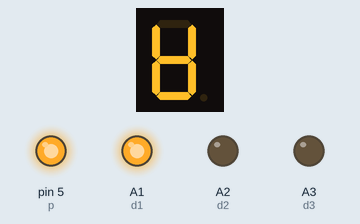
Recording of a sketch running on a simulated Arduino Uno, built with avr-gcc and run on an emulated ATmega328P. Shown: 1-digit seven-segment display, output pins drawn as LEDs (lit = HIGH). Wiring (inferred from the names in the program): 1-digit 7-segment display, segments lit when HIGH: segments pin 12, pin 11, pin 10, pin 9, pin 8, pin 7, pin 6. The segment pins are drawn as the display they are named for; pins used as bus, display or sensor lines are not drawn.

Above: at 0.05 s.
At 0.45 s:
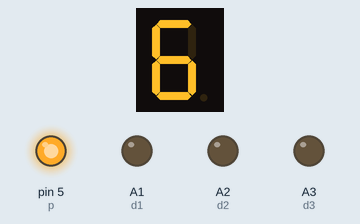
At 0.95 s:
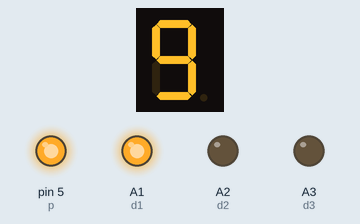
At 1.45 s:
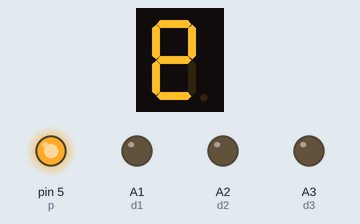
At 1.95 s:
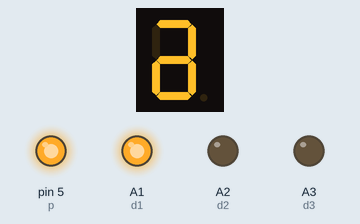
At 2.35 s:
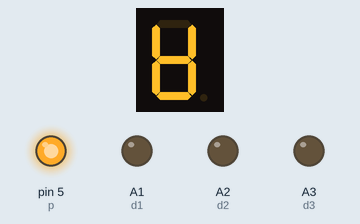
Timing chart, 0 to 40.0 s (numbered marks = the images above):
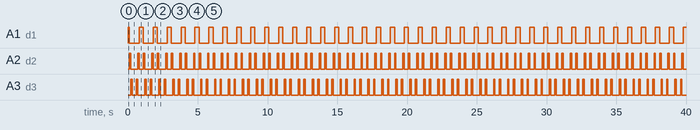

The sketch:

seven_segment_decoder.ino
```cpp
//segments
int a = 12;
int b = 11;
int c = 10;
int d = 9;
int e = 8;
int f = 7;
int g = 6;
int p = 5;
//digits
int d4 = A4;
int d3 = A3;
int d2 = A2;
int d1 = A1;
//other
int del = 100;
int buttoncount = 0;
int loopcount = 0;

void setup()
{
  pinMode(d1, OUTPUT);
  pinMode(d2, OUTPUT);
  pinMode(d3, OUTPUT);
  pinMode(d4, OUTPUT);
  pinMode(a, OUTPUT);
  pinMode(b, OUTPUT);
  pinMode(c, OUTPUT);
  pinMode(d, OUTPUT);
  pinMode(e, OUTPUT);
  pinMode(f, OUTPUT);
  pinMode(g, OUTPUT);
  pinMode(p, OUTPUT);
  digitalWrite(a, HIGH);
  digitalWrite(b, HIGH);
  digitalWrite(c, HIGH);
  digitalWrite(d, HIGH);
  digitalWrite(e, HIGH);
  digitalWrite(f, HIGH);
  digitalWrite(g, HIGH);
  digitalWrite(p, HIGH);
}

void loop()
{
  zigzag(1);

}

void pickDigit(int x)
{
  digitalWrite(d1, LOW);
  digitalWrite(d2, LOW);
  digitalWrite(d3, LOW);
  digitalWrite(d4, LOW);

  switch(x)
  {
  case 1:
    digitalWrite(d1, HIGH);
    break;
  case 2:
    digitalWrite(d2, HIGH);
    break;
  case 3:
    digitalWrite(d3, HIGH);
    break;
  default:
    digitalWrite(d4, HIGH);
    break;
  }
}

void clearLEDs()
{
  digitalWrite(a, HIGH);
  digitalWrite(b, HIGH);
  digitalWrite(c, HIGH);
  digitalWrite(d, HIGH);
  digitalWrite(e, HIGH);
  digitalWrite(f, HIGH);
  digitalWrite(g, HIGH);
  digitalWrite(p, HIGH);
}

void roulette(int x)
{
  loopcount = 0;
  while (loopcount < x)
  {
    digitalWrite(a, LOW);
    pickDigit(1);
    delay(del);
    pickDigit(2);
    delay(del);
    pickDigit(3);
    delay(del);
    pickDigit(4);
    delay(del);
    digitalWrite(a, HIGH);
    digitalWrite(b, LOW);
    delay(del);
    digitalWrite(b, HIGH);
    digitalWrite(c, LOW);
    delay(del);
    digitalWrite(c, HIGH);
    digitalWrite(d, LOW);
    delay(del);
    pickDigit(3);
    delay(del);
    pickDigit(2);
    delay(del);
    pickDigit(1);
    delay(del);
    digitalWrite(d, HIGH);
    digitalWrite(e, LOW);
    delay(del);
    digitalWrite(e, HIGH);
    digitalWrite(f, LOW);
    delay(del);
    clearLEDs();
    loopcount++;
  }
}

void zigzag(int x)
{
  loopcount = 0;
  while(loopcount < x)
  {
    digitalWrite(a, LOW);
    pickDigit(1);
    delay(del);
    pickDigit(2);
    delay(del);
    pickDigit(3);
    delay(del);
    pickDigit(4);
    delay(del);
    digitalWrite(a, HIGH);
    digitalWrite(b, LOW);
    delay(del);
    digitalWrite(b, HIGH);
    digitalWrite(g, LOW);
    delay(del);
    pickDigit(3);
    delay(del);
    pickDigit(2);
    delay(del);
    pickDigit(1);
    delay(del);
    digitalWrite(g, HIGH);
    digitalWrite(e, LOW);
    delay(del);
    digitalWrite(e, HIGH);
    digitalWrite(d, LOW);
    delay(del);
    pickDigit(2);
    delay(del);
    pickDigit(3);
    delay(del);
    pickDigit(4);
    delay(del);
    digitalWrite(d, HIGH);
    digitalWrite(c, LOW);
    delay(del);
    digitalWrite(c, HIGH);
    digitalWrite(g, LOW);
    delay(del);
    pickDigit(3);
    delay(del);
    pickDigit(2);
    delay(del);
    pickDigit(1);
    delay(del);
    digitalWrite(g, HIGH);
    digitalWrite(f, LOW);
    delay(del);
    clearLEDs();
    loopcount++;
  }
}

void circles(int x)
{
  loopcount = 0;
  while (loopcount < x)
  {
    digitalWrite(a, LOW);
    digitalWrite(b, LOW);
    digitalWrite(f, LOW);
    digitalWrite(g, LOW);
    pickDigit(1);
    delay(250);
    digitalWrite(a, HIGH);
    digitalWrite(b, HIGH);
    digitalWrite(f, HIGH);
    digitalWrite(c, LOW);
    digitalWrite(d, LOW);
    digitalWrite(e, LOW);
    pickDigit(2);
    delay(250);
    digitalWrite(a, LOW);
    digitalWrite(b, LOW);
    digitalWrite(f, LOW);
    digitalWrite(c, HIGH);
    digitalWrite(d, HIGH);
    digitalWrite(e, HIGH);
    pickDigit(3);
    delay(250);
    digitalWrite(a, HIGH);
    digitalWrite(b, HIGH);
    digitalWrite(f, HIGH);
    digitalWrite(c, LOW);
    digitalWrite(d, LOW);
    digitalWrite(e, LOW);
    pickDigit(4);
    delay(250);
    clearLEDs();
    loopcount++;
  }
}
```

Measured:
- by itself, A1 (d1): repeats every 1.0 s: LOW 0.70 s, HIGH 0.30 s
- by itself, A2 (d2): repeats every 1.0 s: LOW 0.50 s, HIGH 0.10 s, LOW 0.30 s, HIGH 0.10 s
- by itself, A3 (d3): repeats every 1.0 s: LOW 0.30 s, HIGH 0.10 s, LOW 0.50 s, HIGH 0.10 s
- what the display in image 5 shows lasts 0.4 s, from 2.0 s to 2.4 s
